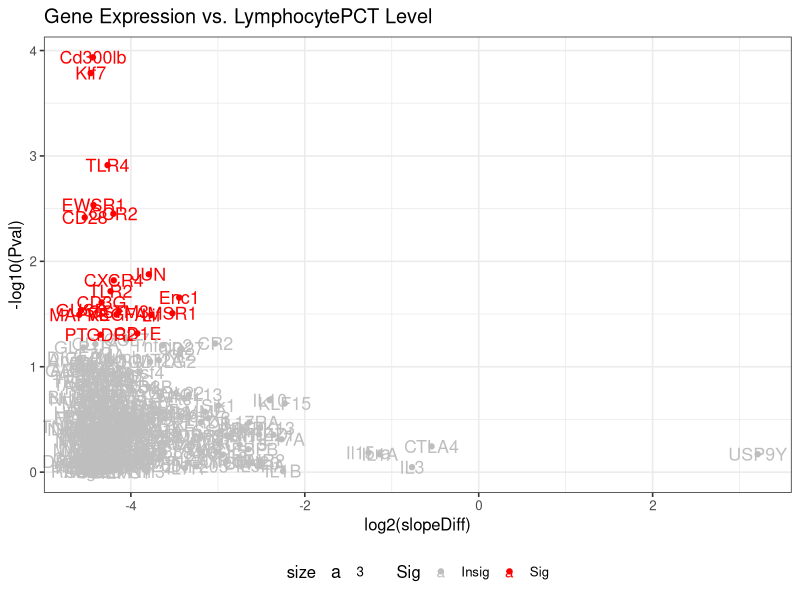

R code for this plot:
## BTEC330 S2020 GX Hana G Velecina

## Set working directory to source file location


## Read in the table of fold changes
FCdata <- read.csv("../data/FC.csv", row.names = 1, header = FALSE)

## Read in the table of expression data
IBS <- read.csv("../data/GXdata.csv", header = TRUE)

## Access only the columns with RNA Expression (subsetting)
names(IBS)[28:277]

## Make a list of anova(lm()) results for bloodwork parameter
## https://stats.stackexchange.com/questions/115304/interpreting-output-from-anova-when-using-lm-as-input
storage <- list()

for(i in names(IBS)[28:277]){
  storage[[i]]  <- anova(lm(get(i) ~ LymphocytePCT, IBS))
}

## Extract the p-values into a new list
## https://stackoverflow.com/questions/3366506/extract-p-value-from-aov
pVals <- list()

for(i in names(storage)){
  pVals[[i]] <- -(log10(storage[[i]]$'Pr(>F)'))
}

## Convert the pValues list into a data frame. 
## https://stackoverflow.com/questions/4227223/convert-a-list-to-a-data-frame
DFpvalues <- data.frame(matrix(unlist(pVals), nrow=length(pVals), byrow=T))

## Combine the results dataframes and write column labels

VolcanoPlotData <- cbind(FCdata, DFpvalues)
names(VolcanoPlotData)[1] <- paste("log2(slopeDiff)")
names(VolcanoPlotData)[2] <- paste("-log10(Pval)")

## Add a column to evaluate significance

VolcanoPlotData$Sig <- ifelse(VolcanoPlotData$`-log10(Pval)` > 1.3, "Sig", "Insig");
  
## Make a volcano-style scatterplot for these results

install.packages("ggplot2")
library(ggplot2)
# library(ggrepel)

png("../fig_output/LymphocytePCTplot.png")
LymphocytePCTplot <- ggplot(VolcanoPlotData, aes(x = `log2(slopeDiff)`, y = `-log10(Pval)`, label=rownames(VolcanoPlotData), color=Sig)) +
  geom_point(aes(color = Sig)) +
  scale_color_manual(values = c("grey", "red")) +
  theme_bw(base_size = 12) + theme(legend.position = "bottom") +
  geom_text(aes(x = `log2(slopeDiff)`,y = `-log10(Pval)`, fontface = 1, size=3,  label=row.names(VolcanoPlotData)))

print(LymphocytePCTplot + ggtitle("Gene Expression vs. LymphocytePCT Level"))
dev.off()



